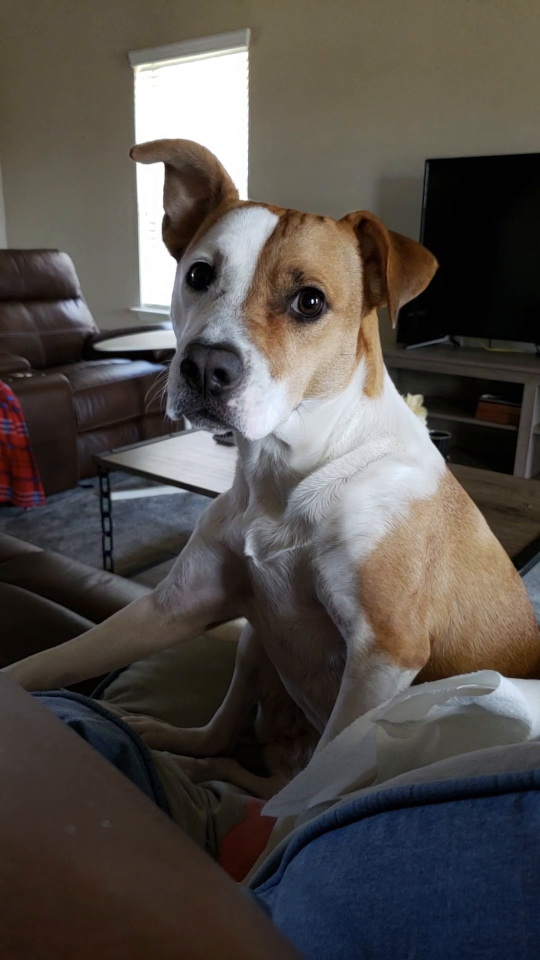
#> input picture frame 4 of Videos/Dog3.mp4, 1080 x 1920 px, given in place of Dog1.mp4, which was not available (shown at 1/2 size)
$ python rescale.py
#> lines starting #> are read from the running program, lines starting #| are printed output that depends on the picture
#> further down, frame is the input picture: shape (1920, 1080, 3); mean B, G, R 73.4, 77.5, 82.8
import cv2 as cv

# img = cv.imread('Images/Cat.jpg')

# cv.imshow('Cat', img)

def rescaleFrame(frame, scale=0.50):
    # Works for Images, Videos and Live Feed
#> called with scale = 0.5
    width = int(frame.shape[1]*scale)
#> width = 540
    height = int(frame.shape[0]*scale)
#> height = 960

    dimensions = (width, height)
#> dimensions = (540, 960)

    return cv.resize(frame, dimensions, interpolation=cv.INTER_AREA)
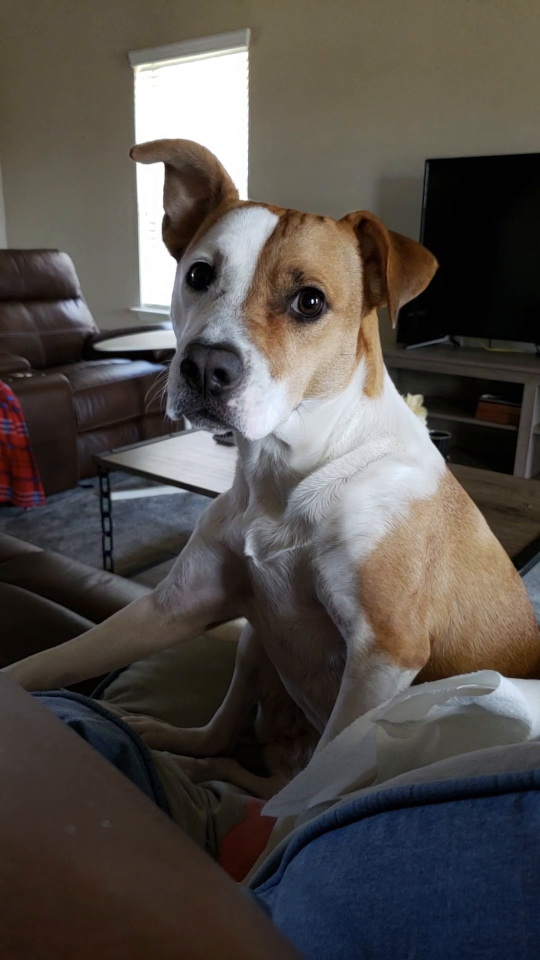
#> returned value: shape (960, 540, 3); mean of channels 0, 1, 2 73.5, 77.6, 83; drawn as B, G, R

def changeRes(width, height):
    # Only Live Video
    capture.set(3, width)
    capture.set(4, height)


if __name__=='__main__':
    capture = cv.VideoCapture('Videos/Dog1.mp4')

    while True:
        isTrue, frame = capture.read()
        frame_resized = rescaleFrame(frame)
        cv.imshow('Video', frame_resized)

        if cv.waitKey(20) & 0xFF ==ord('d'):
#> (key Esc is pressed here)
            break

    cv.waitKey(0)

$ run again, starting later in the video
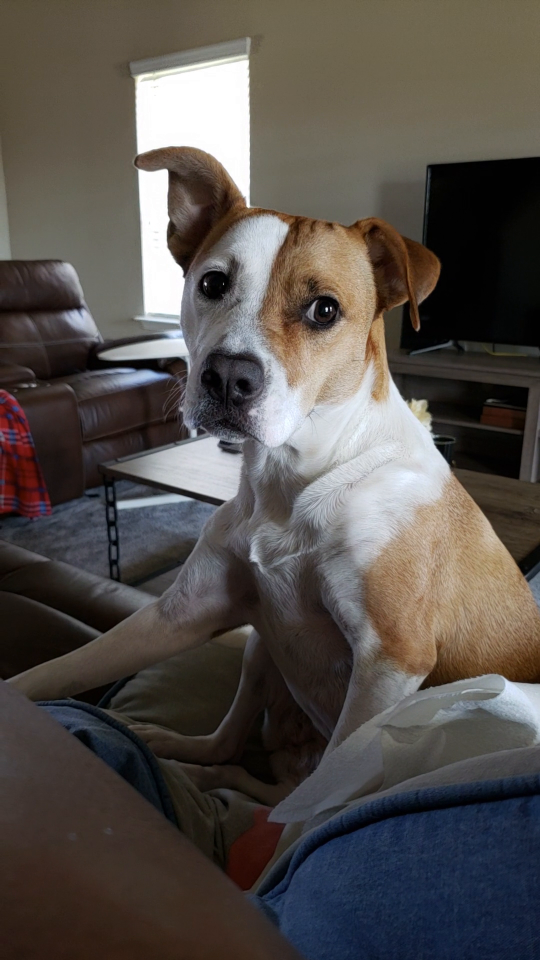
#> input picture frame 20 of Videos/Dog3.mp4, 1080 x 1920 px, given in place of Dog1.mp4, which was not available (shown at 1/2 size)
#> frame is the input picture: shape (1920, 1080, 3); mean B, G, R 75.9, 79.9, 85.5
#> in rescaleFrame, `return cv.resize(frame, dimensions, interpolation=cv.INTER_AREA)`:
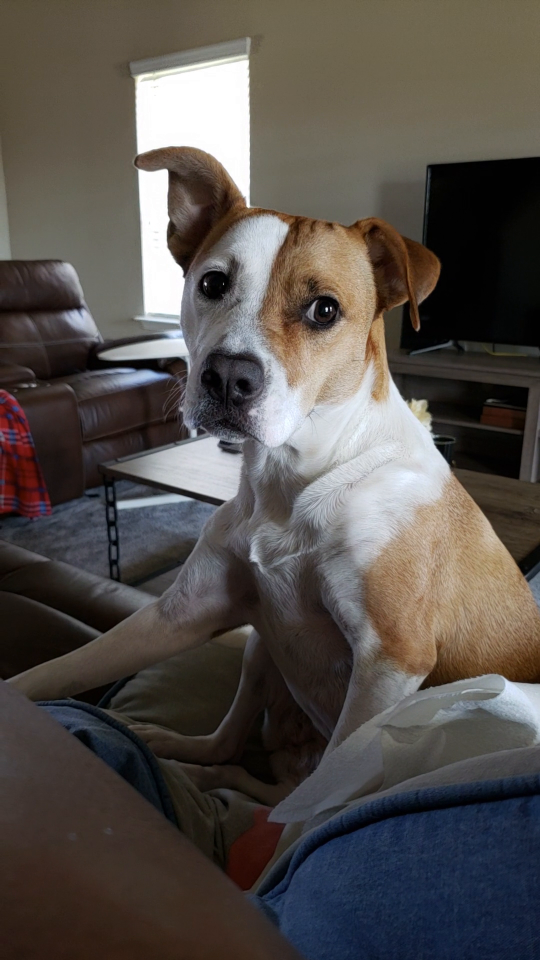
#> returned value: shape (960, 540, 3); mean of channels 0, 1, 2 76, 80, 85.6; drawn as B, G, R

$ run again, starting later in the video
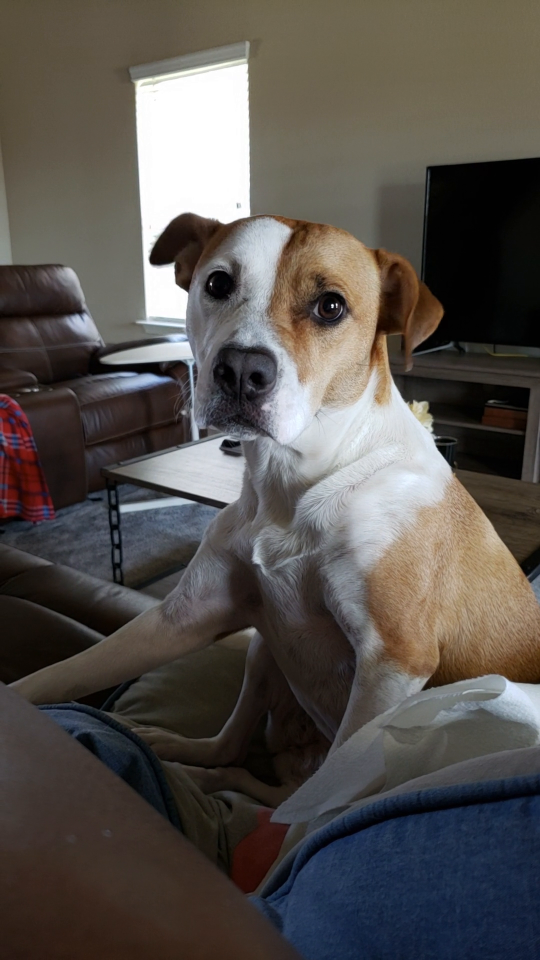
#> input picture frame 36 of Videos/Dog3.mp4, 1080 x 1920 px, given in place of Dog1.mp4, which was not available (shown at 1/2 size)
#> frame is the input picture: shape (1920, 1080, 3); mean B, G, R 77.9, 81.9, 86.9
#> in rescaleFrame, `return cv.resize(frame, dimensions, interpolation=cv.INTER_AREA)`:
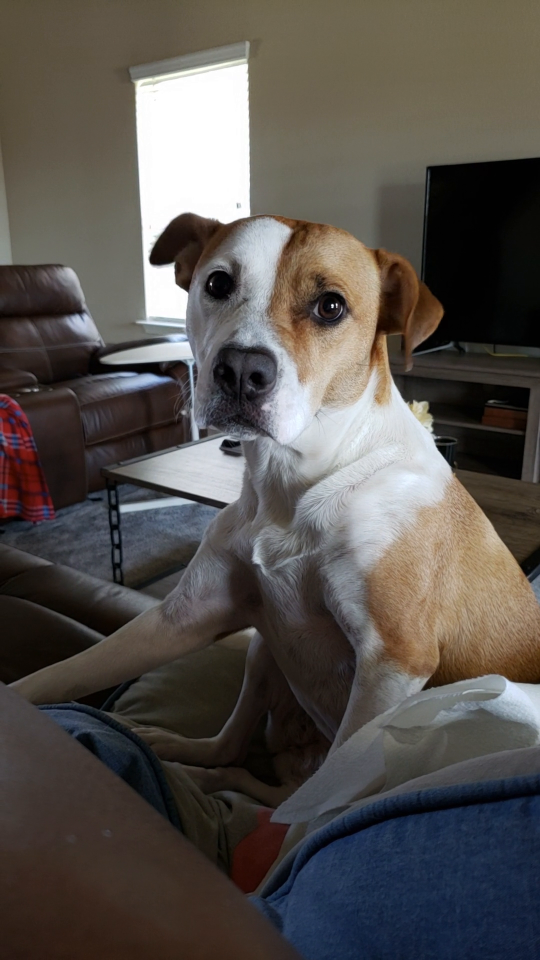
#> returned value: shape (960, 540, 3); mean of channels 0, 1, 2 78, 82, 87; drawn as B, G, R
